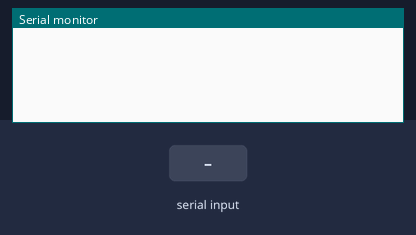
Simulated run of this sketch. Board: Arduino Uno, built with avr-gcc and run on an emulated ATmega328P. On the bench: the last lines printed to the serial monitor. The inputs (shaded band) are chosen by the test bench. The local clock reads 2024-03-15 10:24:30 at power-on unless the sketch sets it.

Above: at 1.2 s.
1.3 s: byte 30 received over Serial
At 2.5 s:
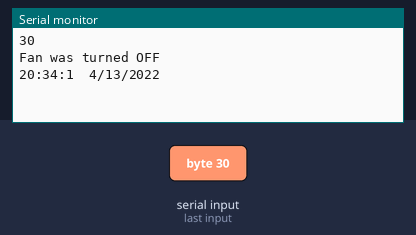
2.8 s: byte 90 received over Serial
At 3.6 s:
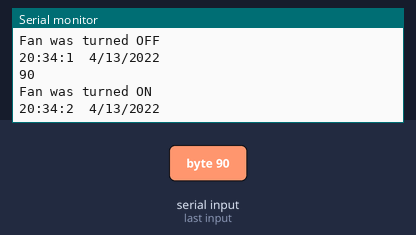
4.3 s: byte 120 received over Serial
At 4.8 s:
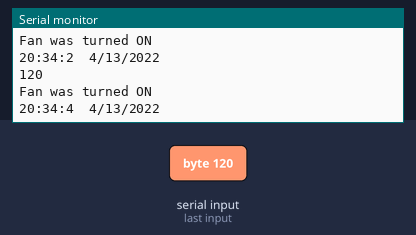

The sketch:

fan.ino
```cpp
//Colin Martires
//DC Motor and RTC Implementation

//libraries for RTC
#include <Wire.h>
#include "DS1307.h"

//define PORT registers
volatile unsigned char* DDR_A = (unsigned char*) 0x21;
volatile unsigned char* PORT_A = (unsigned char*) 0x22;
volatile unsigned char* PIN_A = (unsigned char*) 0x20;

volatile unsigned char* DDR_L = (unsigned char*) 0x10A;
volatile unsigned char* PORT_L = (unsigned char*) 0x10B;
volatile unsigned char* PIN_L = (unsigned char*) 0x109;


//define variables
DS1307 clock;
int input;

void setup()
{
  //set pin PL0, PL1, and PL2 as OUTPUT for DC Motor
  *DDR_L |= B00000111;

  //set pin PA0, PA1, PA2, and PA2 as OUTPUT for LEDs
  *DDR_A |= B00001111;

  setClockTime();

  Serial.begin(9600);
}

void loop()
{
  if(Serial.available())
  {
    input = Serial.read();
    Serial.println(input);

    if(input > 50)
    {
      setFan(1);
      printTime();
      setLED(2);
    }
    else
    {
      setFan(0);
      printTime();
      setLED(1);
    }
  }
}

void printTime()
{
    clock.getTime();
    Serial.print(clock.hour, DEC);
    Serial.print(":");
    Serial.print(clock.minute, DEC);
    Serial.print(":");
    Serial.print(clock.second, DEC);
    Serial.print("  ");
    Serial.print(clock.month, DEC);
    Serial.print("/");
    Serial.print(clock.dayOfMonth, DEC);
    Serial.print("/");
    Serial.print(clock.year + 2000, DEC);
    Serial.print("\n");
}

//set clock time
void setClockTime()
{
  clock.begin();
  clock.fillByYMD(2022, 4, 13);
  clock.fillByHMS(20, 34, 0);
  clock.fillDayOfWeek(WED);
  clock.setTime();
}

//set fan state
//state == 1 -> fan ON1
//state == 0 -> fan OFF
void setFan(int state)
{
  if(state == 1)
  {
    //set PL1 to HIGH to ENABLE fan
    *PORT_L = (1 << 1) | *PORT_L;

    //set PL2 to HIGH and PL0 to LOW to spin fan
    *PORT_L = (1 << 2) | *PORT_L;
    *PORT_L = ~(1 << 0) & *PORT_L;
    Serial.print("Fan was turned ON\n");
  }
  else if (state == 0)
  {
    //set PL1 to LOW to DISABLE fan
    *PORT_L = ~(1 << 1) & *PORT_L;
    Serial.print("Fan was turned OFF\n");
  }
}

//Turn on LED | 0 = Green, 1 = Yellow, 2 = Blue, 3 = Red
void setLED(int color)
{
  //Clear LEDs
  *PORT_A = ~(1 << 0) & *PORT_A;
  *PORT_A = ~(1 << 1) & *PORT_A;
  *PORT_A = ~(1 << 2) & *PORT_A;
  *PORT_A = ~(1 << 3) & *PORT_A;

  *PORT_A = (1 << color) | *PORT_A;
}
```

Measured:
- after the input at 1.3 s, the serial monitor: prints a new line at once (image 1)
- after the input at 2.8 s, the serial monitor: prints a new line at once (image 2)
- after the input at 4.3 s, the serial monitor: prints a new line at once (image 3)
